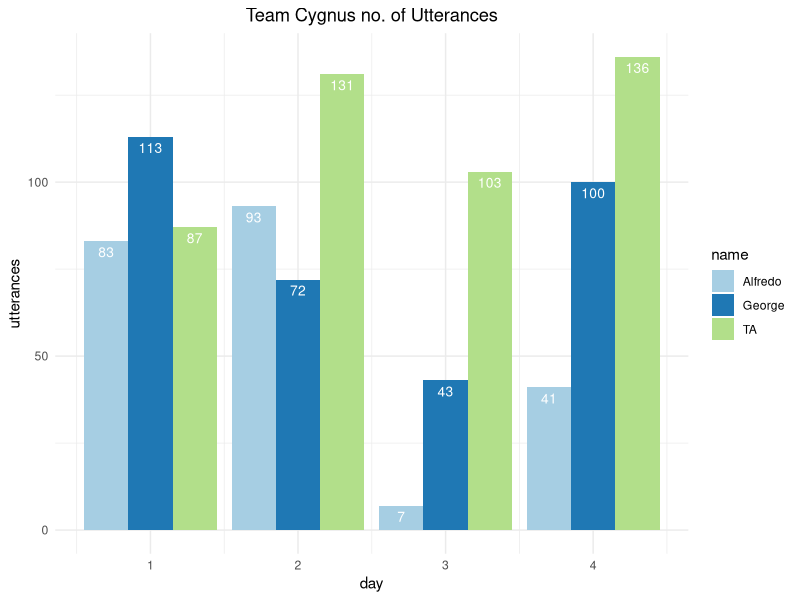
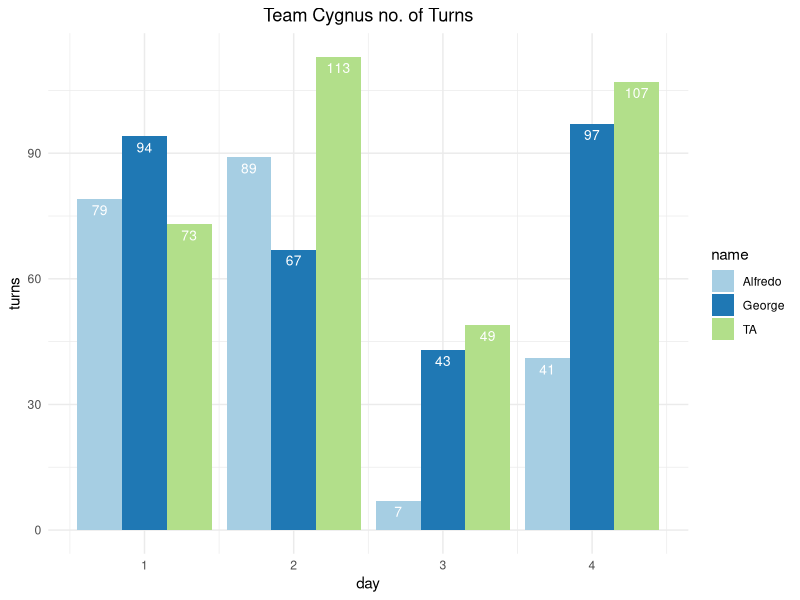
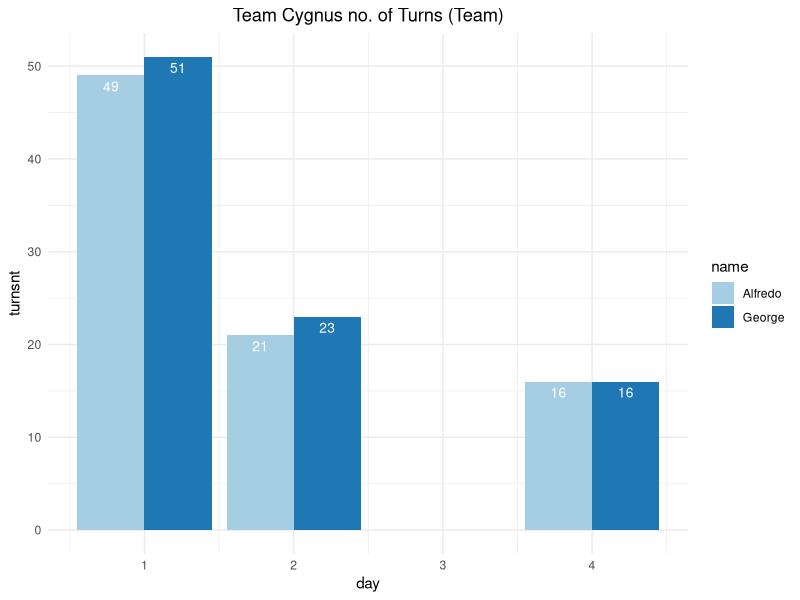
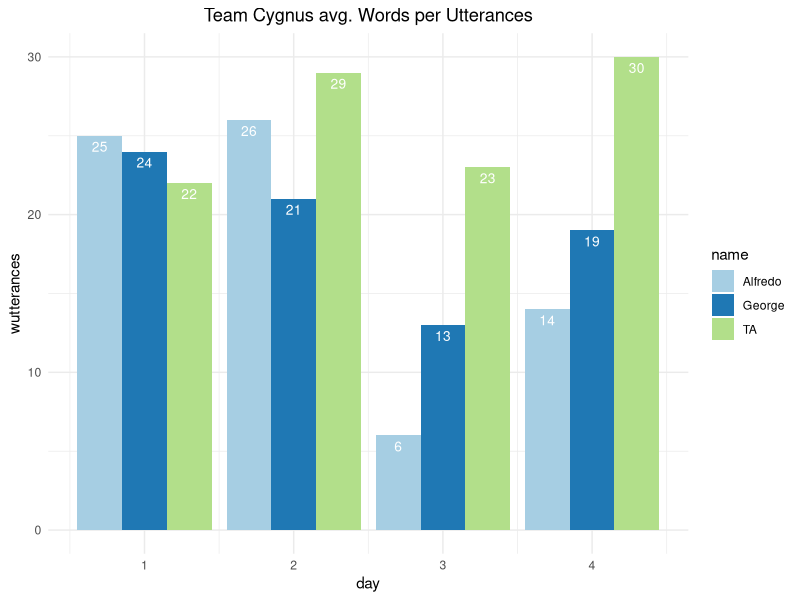
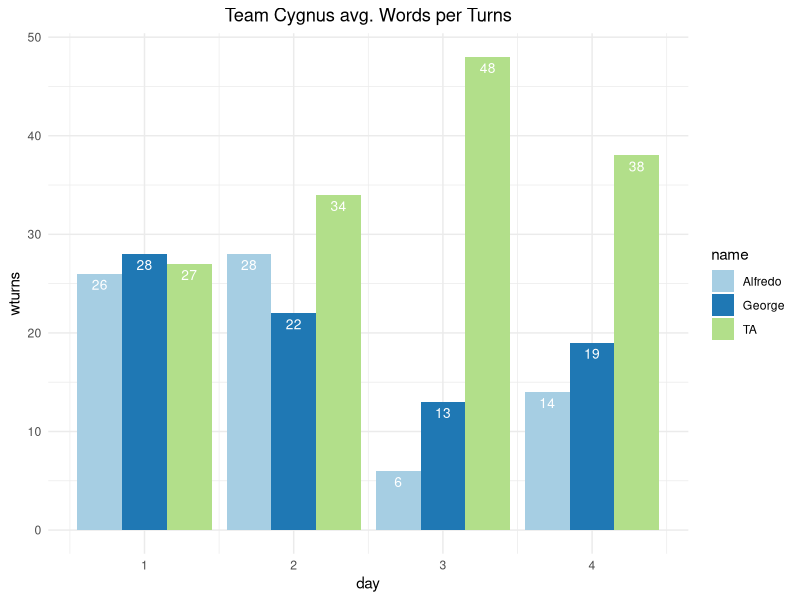
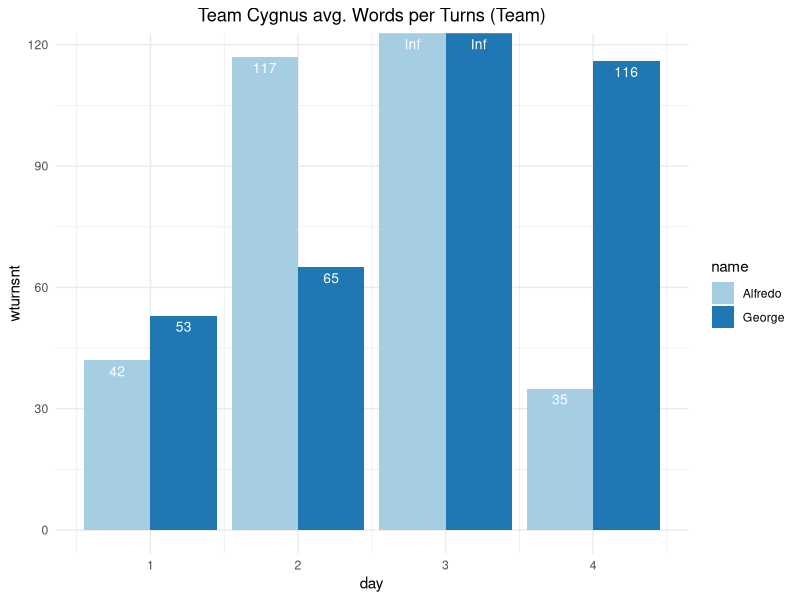
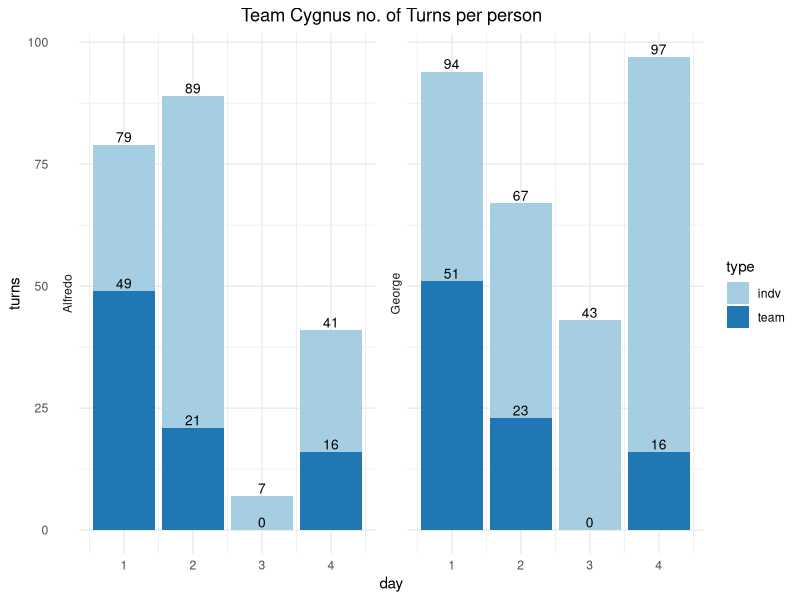

Recreate these plots in R, in order.
library(ggplot2)
library(reshape2)
library(xtable)
library(data.table)

# read in the data
cygnus.utter <- read.csv("team_cygnus.csv")

unique(cygnus.utter[["talking"]])

# Team Cygnus #
# declare variables
g = as.integer(0)
g_t = as.integer(0)
g_nt = as.integer(0)
g_w = as.integer(0)
a = as.integer(0)
a_t = as.integer(0)
a_nt = as.integer(0)
a_nt = as.integer(0)
a_w = as.integer(0)
t = as.integer(0)
t_t = as.integer(0)
t_w = as.integer(0)

# create data frame
cydata.utter <- data.frame(day=numeric(), name=character(), utterances=numeric(), turns=numeric(), turnsnt=numeric(), wutterances=numeric(), wturns=numeric(), wturnsnt=numeric())

# parse through data and count utterances and turns
for (x in cygnus.utter$id){
  if (cygnus.utter[x,"talking"] == "George"){
    g = g + 1
    g_w = g_w + cygnus.utter[x,"words"]
    if(cygnus.utter[x+1,"talking"] != "George" || x == length(t(cygnus.utter[1]))){
      g_t = g_t + 1
      if(cygnus.utter[x+1,"talking"] != "TA" || x == length(t(cygnus.utter[1]))){
        g_nt = g_nt + 1
      }
    }
  }
  else if (cygnus.utter[x,"talking"] == "Alfredo"){
    a = a + 1
    a_w = a_w + cygnus.utter[x,"words"]
    if(cygnus.utter[x+1,"talking"] != "Alfredo" || x == length(t(cygnus.utter[1]))){
      a_t = a_t + 1
      if(cygnus.utter[x+1,"talking"] != "TA" || x == length(t(cygnus.utter[1]))){
        a_nt = a_nt + 1
      }
    }
  }
  else{
    t = t + 1
    t_w = t_w + cygnus.utter[x,"words"]
    if(cygnus.utter[x+1,"talking"] != "TA" || x == length(t(cygnus.utter[1]))){
      t_t = t_t + 1
    }
  }
  # add to data frame by each day
  if(cygnus.utter[x,"day"] != cygnus.utter[x+1,"day"] || x == length(t(cygnus.utter[1]))){
    cydata.utter[nrow(cydata.utter) + 1,] = c(cygnus.utter[x,"day"], "George", g, g_t, g_nt, round(g_w/g, digits = 0), round(g_w/g_t, digits = 0), round(g_w/g_nt, digits = 0))
    cydata.utter[nrow(cydata.utter) + 1,] = c(cygnus.utter[x,"day"], "Alfredo", a, a_t, a_nt, round(a_w/a, digits = 0), round(a_w/a_t, digits = 0), round(a_w/a_nt, digits = 0))
    cydata.utter[nrow(cydata.utter) + 1,] = c(cygnus.utter[x,"day"], "TA", t, t_t, t_t, round(t_w/t, digits = 0), round(t_w/t_t, digits = 0), round(t_w/t_t, digits = 0))
    g = 0
    g_t = 0
    g_nt = 0
    g_w = 0
    a = 0
    a_t = 0
    a_nt = 0
    a_w = 0
    t = 0
    t_t = 0
    t_w = 0
  }
}

# making sure data is numeric
cydata.utter$day <- as.numeric(as.character(cydata.utter$day))
cydata.utter$utterances <- as.numeric(as.character(cydata.utter$utterances))
cydata.utter$turns <- as.numeric((as.character(cydata.utter$turns)))
cydata.utter$turnsnt <- as.numeric((as.character(cydata.utter$turnsnt)))
cydata.utter$wutterances <- as.numeric(as.character(cydata.utter$wutterances))
cydata.utter$wturns <- as.numeric((as.character(cydata.utter$wturns)))
cydata.utter$wturnsnt <- as.numeric((as.character(cydata.utter$wturnsnt)))

# plotting utterances
c1 <- ggplot(data=cydata.utter, aes(x=day, y=utterances, fill=name)) +
  geom_bar(stat="identity", position=position_dodge()) +
  geom_text(aes(label=utterances), vjust=1.6, color="white",
            position = position_dodge(0.9), size=3.5)+
  scale_fill_brewer(palette="Paired")+
  labs(title = "Team Cygnus no. of Utterances")+
  theme_minimal()+
  theme(plot.title = element_text(hjust = 0.5))

c1

# plotting individual turns
c2 <- ggplot(data=cydata.utter, aes(x=day, y=turns, fill=name)) +
  geom_bar(stat="identity", position=position_dodge()) +
  geom_text(aes(label=turns), vjust=1.6, color="white",
            position = position_dodge(0.9), size=3.5)+
  scale_fill_brewer(palette="Paired")+
  labs(title = "Team Cygnus no. of Turns")+
  theme_minimal()+
  theme(plot.title = element_text(hjust = 0.5))

c2

# plotting team turns
c3 <- ggplot(data=cydata.utter[which(cydata.utter$name!="TA"),], aes(x=day, y=turnsnt, fill=name)) +
  geom_bar(stat="identity", position=position_dodge()) +
  geom_text(aes(label=turnsnt), vjust=1.6, color="white",
            position = position_dodge(0.9), size=3.5)+
  scale_fill_brewer(palette="Paired")+
  labs(title = "Team Cygnus no. of Turns (Team)")+
  theme_minimal()+
  theme(plot.title = element_text(hjust = 0.5))

c3

# plotting words utterances
c4 <- ggplot(data=cydata.utter, aes(x=day, y=wutterances, fill=name)) +
  geom_bar(stat="identity", position=position_dodge()) +
  geom_text(aes(label=wutterances), vjust=1.6, color="white",
            position = position_dodge(0.9), size=3.5)+
  scale_fill_brewer(palette="Paired")+
  labs(title = "Team Cygnus avg. Words per Utterances")+
  theme_minimal()+
  theme(plot.title = element_text(hjust = 0.5))

c4

# plotting words individual turns
c5 <- ggplot(data=cydata.utter, aes(x=day, y=wturns, fill=name)) +
  geom_bar(stat="identity", position=position_dodge()) +
  geom_text(aes(label=wturns), vjust=1.6, color="white",
            position = position_dodge(0.9), size=3.5)+
  scale_fill_brewer(palette="Paired")+
  labs(title = "Team Cygnus avg. Words per Turns")+
  theme_minimal()+
  theme(plot.title = element_text(hjust = 0.5))

c5

# plotting words team turns
c6 <- ggplot(data=cydata.utter[which(cydata.utter$name!="TA"),], aes(x=day, y=wturnsnt, fill=name)) +
  geom_bar(stat="identity", position=position_dodge()) +
  geom_text(aes(label=wturnsnt), vjust=1.6, color="white",
            position = position_dodge(0.9), size=3.5)+
  scale_fill_brewer(palette="Paired")+
  labs(title = "Team Cygnus avg. Words per Turns (Team)")+
  theme_minimal()+
  theme(plot.title = element_text(hjust = 0.5))

c6

# combined plots
df1 <- data.frame(cydata.utter[, c("day", "name", "turns")], "indv")
colnames(df1) <- c('day','name','turns', 'type')
df2 <- data.frame(cydata.utter[, c("day", "name", "turnsnt")], "team")
colnames(df2) <- c('day','name','turns', 'type')
df3 <- rbind(df1,df2)


# turns
c7 <- ggplot(data=df3[which(df3$name!="TA"),], aes(x=day, y=turns, group=name,fill=type)) +
  geom_bar(stat="identity", position=position_dodge(0.92)) +
  geom_text(aes(label=turns), vjust=-0.25, color="black",
            position = position_dodge(0.9), size=3.5)+
  facet_wrap(~name, strip.position = "left", scales = "free_x") +
  scale_fill_brewer(palette="Paired")+
  labs(title = "Team Cygnus no. of Turns per person")+
  theme_minimal()+
  theme(plot.title = element_text(hjust = 0.5))

c7